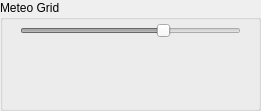
           <widget class="QGroupBox" name="groupBoxMeteoGrid">
            <property name="minimumSize">
             <size>
              <width>261</width>
              <height>111</height>
             </size>
            </property>
            <property name="maximumSize">
             <size>
              <width>261</width>
              <height>111</height>
             </size>
            </property>
            <property name="autoFillBackground">
             <bool>true</bool>
            </property>
            <property name="title">
             <string>Meteo Grid</string>
            </property>
            <widget class="QWidget" name="widgetColorLegendGrid" native="true">
             <property name="geometry">
              <rect>
               <x>0</x>
               <y>60</y>
               <width>261</width>
               <height>41</height>
              </rect>
             </property>
             <property name="font">
              <font>
               <pointsize>8</pointsize>
              </font>
             </property>
             <property name="toolTip">
              <string>Variable colors</string>
             </property>
            </widget>
            <widget class="QSlider" name="meteoGridOpacitySlider">
             <property name="enabled">
              <bool>false</bool>
             </property>
             <property name="geometry">
              <rect>
               <x>20</x>
               <y>20</y>
               <width>221</width>
               <height>22</height>
              </rect>
             </property>
             <property name="toolTip">
              <string>Meteo Grid opacity</string>
             </property>
             <property name="toolTipDuration">
              <number>-1</number>
             </property>
             <property name="statusTip">
              <string notr="true"/>
             </property>
             <property name="whatsThis">
              <string notr="true"/>
             </property>
             <property name="accessibleName">
              <string/>
             </property>
             <property name="accessibleDescription">
              <string/>
             </property>
             <property name="maximum">
              <number>100</number>
             </property>
             <property name="value">
              <number>66</number>
             </property>
             <property name="orientation">
              <enum>Qt::Horizontal</enum>
             </property>
            </widget>
            <widget class="QLabel" name="labelMeteoGridScale">
             <property name="geometry">
              <rect>
               <x>20</x>
               <y>40</y>
               <width>221</width>
               <height>21</height>
              </rect>
             </property>
             <property name="palette">
              <palette>
               <active>
                <colorrole role="WindowText">
                 <brush brushstyle="SolidPattern">
                  <color alpha="255">
                   <red>0</red>
                   <green>0</green>
                   <blue>0</blue>
                  </color>
                 </brush>
                </colorrole>
               </active>
               <inactive>
                <colorrole role="WindowText">
                 <brush brushstyle="SolidPattern">
                  <color alpha="255">
                   <red>0</red>
                   <green>0</green>
                   <blue>0</blue>
                  </color>
                 </brush>
                </colorrole>
               </inactive>
               <disabled>
                <colorrole role="WindowText">
                 <brush brushstyle="SolidPattern">
                  <color alpha="255">
                   <red>127</red>
                   <green>127</green>
                   <blue>127</blue>
                  </color>
                 </brush>
                </colorrole>
               </disabled>
              </palette>
             </property>
             <property name="font">
              <font>
               <pointsize>9</pointsize>
              </font>
             </property>
             <property name="text">
              <string/>
             </property>
            </widget>
           </widget>
